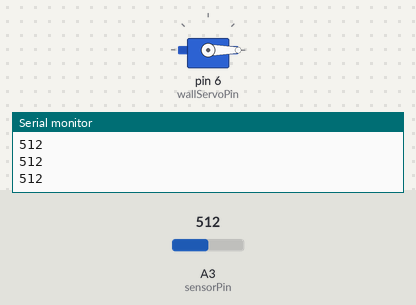
A sketch run on a simulated Arduino Uno, built with avr-gcc and run on an emulated ATmega328P. On the bench: servo, the last lines printed to the serial monitor. Inputs (shaded band) come from the test bench; at power-on: A3 (sensorPin) = 512.

Above: at 1.2 s.
1.3 s: A3 (sensorPin) set to 556
2.8 s: A3 (sensorPin) set to 571
At 3.7 s:
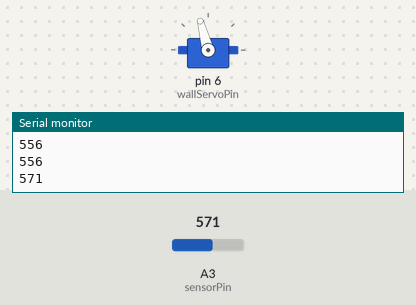
5.8 s: A3 (sensorPin) set to 511
At 7.2 s:
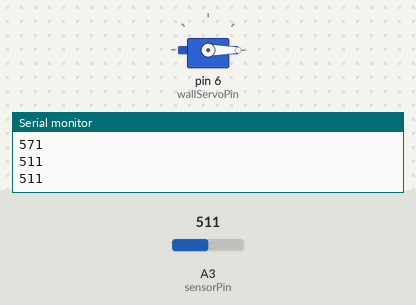
7.5 s: A3 (sensorPin) set to 468
9.0 s: A3 (sensorPin) set to 452
At 10.9 s:
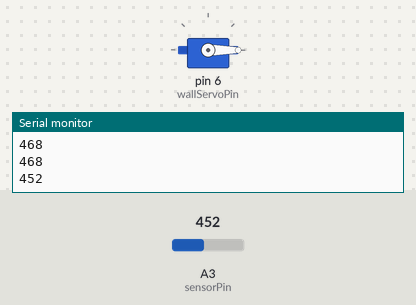
Timing chart, 0 to 13.0 s (numbered marks = the images above; inputs shaded):
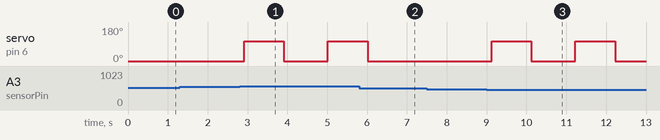

Measured:
- the behaviour switches between 563 and 564 on A3 (sensorPin) (found by bisection; images 0 and 1)
- the behaviour switches between 461 and 460 on A3 (sensorPin) (found by bisection; images 2 and 3)
- after the input at 2.8 s, servo on pin 6 (wallServoPin): 0° → 105° after 0.11 s, → 0° 1.0 s later, → 105° 1.1 s later
- after the input at 5.8 s, servo on pin 6 (wallServoPin): goes on until 6.0 s, then stays 0°
- after the input at 9.0 s, servo on pin 6 (wallServoPin): alternates 105° for 1.0 s and 0° for 1.1 s, starting after 0.12 s

The sketch:

Hall_Test.ino
```cpp
#include <Servo.h>
int sensorPin = A3;
int wallServoPin = 6;
Servo wallServo;

int wallUp = 0;
int wallDown = 105;
int mid = 0;

void setup() {
  // put your setup code here, to run once:
  pinMode(wallServoPin,   OUTPUT);

  wallServo.write(wallUp);
  wallServo.attach(wallServoPin);

  Serial.begin(9600);
  pinMode(sensorPin, INPUT);

  mid = analogRead(sensorPin);
  Serial.print("Initial Reading: ");
  Serial.println(mid);
}

void loop() {
  // put your main code here, to run repeatedly:

  int x = analogRead(sensorPin);
  Serial.println(analogRead(sensorPin));

  delay(100);

  if (x > mid + mid/10){
   wallServo.write(wallDown);
    delay(1000);
    wallServo.write(wallUp);
    delay(1000);
  }
  if (x < mid - mid/10){
    wallServo.write(wallDown);
    delay(1000);
    wallServo.write(wallUp);
    delay(1000);
}

}
```
